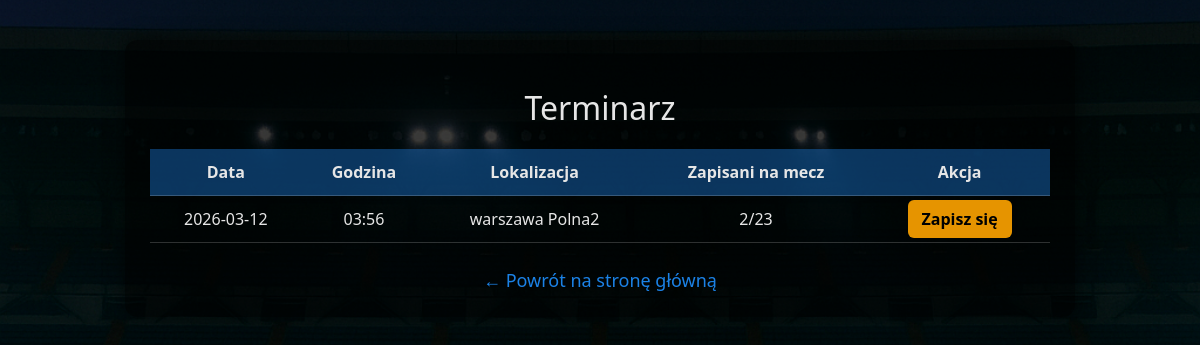
Page /terminarz on the committed database.
### tables this page shows
CREATE TABLE matches (
            id INTEGER PRIMARY KEY AUTOINCREMENT,
            match_date TEXT NOT NULL,
            match_time TEXT NOT NULL,
            location TEXT NOT NULL,
            max_slots INTEGER NOT NULL,
            signed_up INTEGER NOT NULL DEFAULT 0
        );

### app.py (the view)
@app.route("/terminarz")
def terminarz():
    conn = get_db()
    matches = conn.execute("SELECT * FROM matches ORDER BY match_date ASC").fetchall()
    conn.close()
    return render_template("terminarz.html", matches=matches)

### app.py (called while the page is built)
def get_db():
    conn = sqlite3.connect("database.db")
    conn.row_factory = sqlite3.Row
    return conn

### templates/terminarz.html (shortened to what this page needs)
<!DOCTYPE html>
<html lang="pl">
<head>
</head>
<body>
<div class="container">
    <h1>Terminarz</h1>
    <table>
        <tr>
            <th>Data</th>
            <th>Godzina</th>
            <th>Lokalizacja</th>
            <th>Zapisani na mecz</th>
            <th>Akcja</th>
        </tr>
        {% for m in matches %}
        <tr>
            <td>{{ m.match_date }}</td>
            <td>{{ m.match_time }}</td>
            <td>{{ m.location }}</td>
            <td>{{ m.signed_up }}/{{ m.max_slots }}</td>
            <td>
                <a href="/terminarz/signup/{{ m.id }}" class="signup-btn">Zapisz się</a>
            </td>
        </tr>
        {% endfor %}
    </table>
    <a href="/" class="back">← Powrót na stronę główną</a>
</div>
</body>
</html>

### templates/terminarz.html (style rules this page uses)
body { margin: 0; padding: 0; font-family: "Segoe UI", Arial, sans-serif; color: #fff; background-image: url('/static/stadium.jpg'); background-size: cover; background-position: center; background-repeat: no-repeat; filter: brightness(0.9); }
.container { width: 90%; max-width: 900px; margin: 40px auto; background: rgba(0,0,0,0.55); padding: 25px; border-radius: 12px; backdrop-filter: blur(6px); box-shadow: 0 0 20px rgba(0,0,0,0.6); }
h1 { text-align: center; font-weight: 300; margin-bottom: 20px; }
table { width: 100%; border-collapse: collapse; margin-top: 15px; }
th, td { padding: 12px; text-align: center; border-bottom: 1px solid rgba(255,255,255,0.2); }
th { background: rgba(30,144,255,0.4); }
.signup-btn { padding: 8px 14px; background: orange; color: black; border-radius: 6px; text-decoration: none; font-weight: bold; transition: 0.2s; }
a.back { display: block; text-align: center; margin-top: 25px; color: #1e90ff; text-decoration: none; font-size: 18px; }

### rows in the picture
matches: match_date "2026-03-12", match_time "03:56", location "warszawa Polna2", signed_up "2", max_slots "23"
